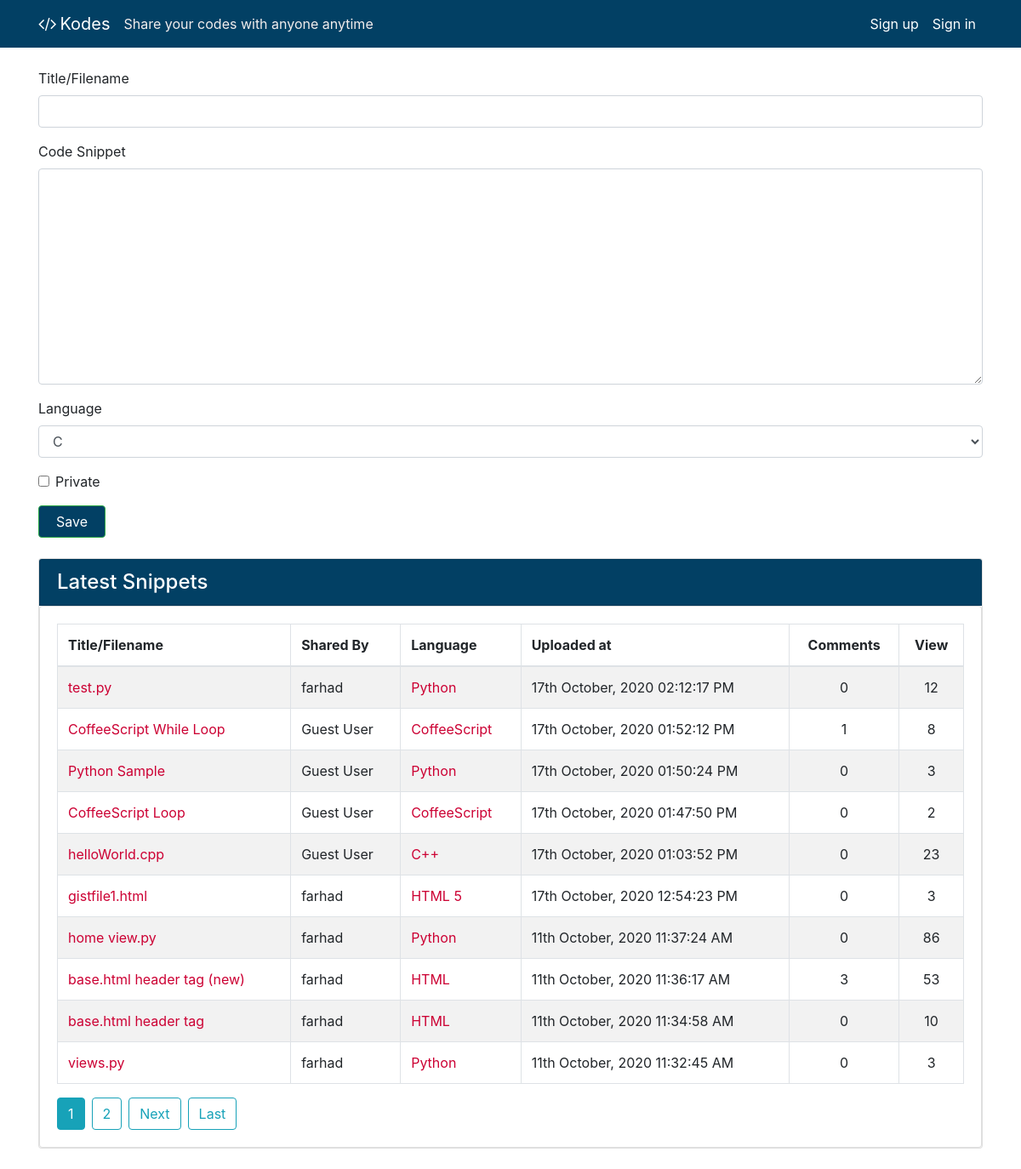
The app's page /, older data.
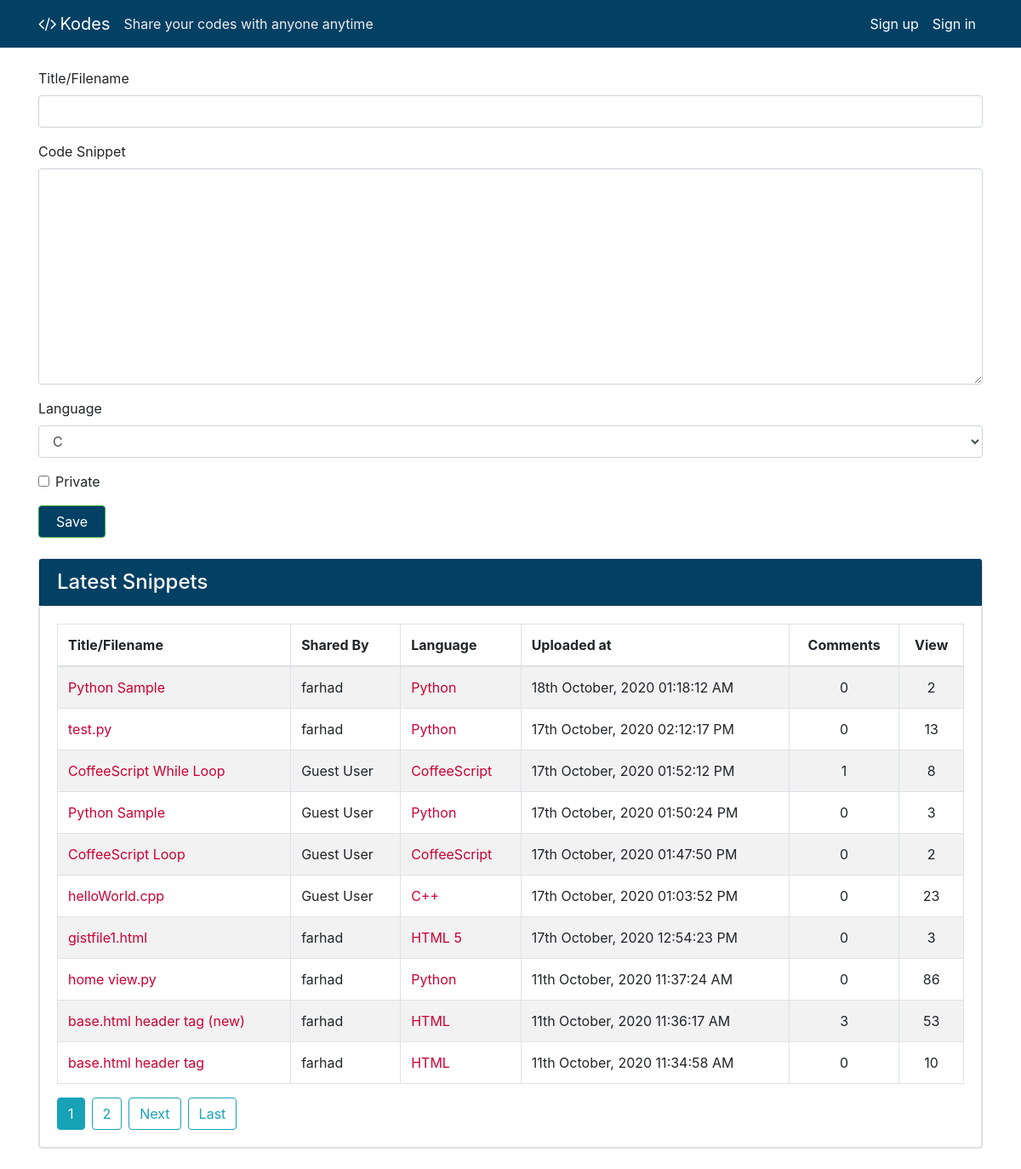
The same page, newer data.
### codes/models.py (models this page shows, shortened)
class Code(models.Model):
    author = models.ForeignKey(User, on_delete=models.CASCADE, null=True, blank=True)
    created_utc = models.DateTimeField(auto_now_add=True, verbose_name="Created")
    total_views = models.IntegerField(default=0)
    snippet_title = models.CharField(max_length=1000, default="", verbose_name="Title/Filename")
    snippet_body = models.TextField(verbose_name="Code Snippet")
    language = models.ForeignKey(Language, on_delete=models.SET_NULL, null=True)
    is_private = models.BooleanField(default=False, verbose_name="Private")
    password = models.CharField(max_length=1000, default="", blank=True)

class Language(models.Model):
    name = models.CharField(max_length=50, null=False, blank=False)
    language_code = models.IntegerField(default=100, null=False, blank=False)
    is_popular = models.BooleanField(default=False, verbose_name="Popular")
    short_name = models.CharField(max_length=30, null=True, blank=True)
    file_extension = models.CharField(max_length=30, null=True, blank=True)

### codes/views.py (the view, shortened to what this page needs)
# urls.py: path('', home, name="home"),
def home(request):
    form =  CodeSubmissionForm()
    page = request.GET.get('page', 1)
    codes = Code.objects.order_by('-created_utc').all()
    per_page = 10
    paginator = Paginator(codes, per_page)
    try:
        paginator = paginator.page(page)
    except PageNotAnInteger:
        paginator = paginator.page(1)
    except EmptyPage:
        paginator = paginator.page(paginator.num_pages)
    context = {
        "form": form,
        "codes": codes,
        "paginator": paginator
    }
    return render(request, "codes/home.html", context)

### codes/forms.py
class CodeSubmissionForm(ModelForm):
    def __init__(self, *args, **kwargs):
        super(CodeSubmissionForm, self).__init__(*args, **kwargs)
        language = Language.objects.order_by('-is_popular', 'name').all()
        self.fields['language'].choices = [[lang.pk, lang.name] for lang in language]
    class Meta:
        model = Code
        fields = '__all__'
        exclude = ['total_views', 'author']

### codes/context_processors.py (called while the page is built)
def sitename_tagline(request):
    context = {
        'SITENAME': settings.SITENAME,
        'TAGLINE': settings.TAGLINE
    }
    return context

### codes/templates/codes/home.html (shortened to what this page needs)
{% extends 'codes/base.html' %}
{% load tz %}
{% block content %}
<form method="POST">
    <div class="form-group">
        <label for="id_snippet_title">{{ form.snippet_title.label }}</label>
        {{ form.snippet_title }}
    </div>
    <div class="form-group">
        <label for="id_snippet_body">{{ form.snippet_body.label }}</label>
        {{ form.snippet_body }}
    </div>
    <div class="form-group">
        <label for="id_language">{{ form.language.label }}</label>
        {{ form.language }}
    </div>
    <div class="form-group form-check">
        {{ form.is_private }}
        <label class="form-check-label" for="id_is_private">{{ form.is_private.label }}</label>
    </div>
    <input type="submit" value="Save" class="btn btn-success code-submit">
</form>
<div class="card my-4">
    <div class="card card-header shared-snippet-title" style="padding-bottom: 0px !important">
        <h4 class="card-title">Latest Snippets</h4>
    </div>
    <div class="card card-body">
        <table class="table table-striped table-bordered">
            <thead>
                <tr>
                    <th>Title/Filename</th>
                    <th>Shared By</th>
                    <th>Language</th>
                    <th>Uploaded at</th>
                    <th class="text-center">Comments</th>
                    <th class="text-center">View</th>
                </tr>
            </thead>
            <tbody>
                {% for code in paginator %}
                    <tr>
                        <td><a href="{% url 'code_view' code.id %}">{{ code.snippet_title|truncatechars:30 }}</a></td>
                        <td>{{ code.author.username|default:"Guest User" }}</td>
                        <td><a href="{% url 'language_page' code.language.name %}">{{ code.language.name }}</a></td>
                        <td>{% timezone "Asia/Dhaka" %}{{code.created_utc|date:"dS F, Y h:i:s A"}}{% endtimezone %}</td>
                        <td class="text-center">{{ code.comment_set.count }}</td>
                        <td class="text-center">{{ code.total_views }}</td>
                    </tr>
                {% endfor %}
            </tbody>
        </table>
        {% if paginator %}
        <div class="d-flex">
            {% for num in paginator.paginator.page_range %}
                {% if paginator.number == num %}
                    <a class="btn btn-info mr-2" href="?page={{ num }}">{{ num }}</a>
                {% elif num > paginator.number|add:'-3' and num < paginator.number|add:'3' %}
                    <a class="btn btn-outline-info mr-2" href="?page={{ num }}">{{ num }}</a>
                {% endif %}
            {% endfor %}
            {% if paginator.has_next %}
                <a class="btn btn-outline-info mr-2" href="?page={{ paginator.next_page_number }}">Next</a>
                <a class="btn btn-outline-info mr-2" href="?page={{ paginator.paginator.num_pages }}">Last</a>
            {% endif %}
        </div>
        {% endif %}
    </div>
</div>
{% endblock content %}

### codes/templates/codes/base.html (shortened to what this page needs)
{% load static %}
<!doctype html>
<html lang="en">
<head>
    <link rel="stylesheet" href="https://stackpath.bootstrapcdn.com/bootstrap/4.3.1/css/bootstrap.min.css"
>
    <link rel="stylesheet" href="{% static 'main.css' %}">
    <link rel="stylesheet" href="https://maxcdn.bootstrapcdn.com/font-awesome/4.7.0/css/font-awesome.min.css">
</head>
<body>
    <header>
        <nav class="navbar navbar-expand-lg navbar-dark top-navbar">
            <div class="container">
                <a class="navbar-brand logo" href="{% url 'home' %}"><i class="fa fa-code mr-1"></i>{{SITENAME}}</a>
                <span class="tagline">{{TAGLINE}}</span>
                <div class="collapse navbar-collapse" id="navbarNav">
                    <ul class="navbar-nav ml-auto">
                        <li class="nav-item">
                            <a class="nav-link" href="{% url 'home' %}">Sign up</a>
                        </li>
                        <li class="nav-item header_sign">
                            <a class="nav-link" href="{% url 'home' %}">Sign in</a>
                        </li>
                    </ul>
                </div>
            </div>
        </nav>
    </header>
    <main class="container my-4">
        {% block content %}
        {% endblock content %}
    </main>
</body>
</html>

### codes/static/main.css (style rules this page uses)
.top-navbar { background-color: #024064; }
.tagline { color: rgb(243, 237, 237); }
a { text-decoration: none; color: #c03; }
.navbar-nav .nav-item .nav-link { color: #fff; }
.code-submit { padding-left: 20px; padding-right: 20px; background-color: #024064; }
.card.card-header.shared-snippet-title { background-color: #024064; color: #fff; }

Row changes from the older to the newer data that the page shows:
no longer on this page (row unchanged): Code: snippet_title "views.py", author.username "farhad", language.name "Python", created_utc "11th October, 2020 11:32:45 AM", comment_set.count "0", total_views "3"
added Code: snippet_title "Python Sample", author.username "farhad", language.name "Python", created_utc "18th October, 2020 01:18:12 AM", comment_set.count "0", total_views "2"
changed Code "test.py": total_views "12" → "13"
